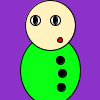
Frame 1 (no input)
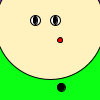
Frame 60 (the mouse pressed at the canvas centre just before this capture)
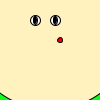
Frame 120 (the mouse held since frame 60 and released just before this capture)

The Processing sketch that drew these frames (run headless with seeded random() and noise(); from frame 60 on, the mouse is pressed at the canvas centre):

// Processing sketch: processing_21740
// ── processing_21740.pde

int circuloX = 60;
int circuloY = 70;
int crecer = 50;
void setup() {
size(100,100);
}
void draw() {
background(140,50,200);
//cuerpo
ellipseMode(CENTER);
fill(10,255,20);
ellipse(50,70,circuloX,circuloY);
//botones
fill(0);
ellipse(60,60,8,8);
ellipse(62,73,8,8);
ellipse(61,87,8,8);
//cabeza
fill(255,242,191);
ellipse(50,25,crecer,crecer);
//ojos
fill(255);
ellipse(35,20,10,10);ellipse(55,20,10,10);
fill(0);
ellipse(35,20,4,8); ellipse(55,20,4,8);
fill(250,0,0);
ellipse(60,40,5,5);
circuloX=circuloX+1;
circuloY=circuloY+1;
crecer=crecer+1;
}
